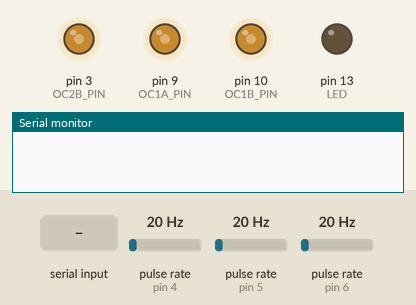
This program was run on a simulated Arduino Nano, built with avr-gcc and run on an emulated ATmega328P. On the bench: output pins drawn as LEDs (lit = HIGH), the last lines printed to the serial monitor. Wiring (inferred from the names in the program): 3 × pulse sensor: data pin 4 / data pin 5 / data pin 6. Dashed ring = blinking. The test bench sets the inputs (shaded band); at power-on: pulse rate (sensors on pin 4, pin 5, pin 6) 20 Hz.

Above: at 1.2 s.
1.3 s: "=(\n" received over Serial
At 2.8 s:
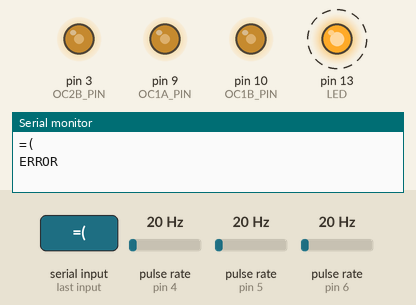
4.3 s: "(\n" received over Serial
6.5 s: ",\n" received over Serial
Timing chart, 0 to 14.5 s (numbered marks = the images above; inputs shaded):
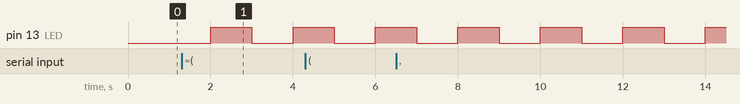

The program:

main.cpp
```cpp
#include "Wstring.h"
#include "rpm.h"
#include "at.h"
#include "timers.h"
#include <Arduino.h>
#define LED 13
bool toggle0 = false;

void my1sEvent()
{
    rpmCal(); // to calculate rpm value from FAN tachometer

    digitalWrite(LED, toggle0); //led blink
    toggle0 = !toggle0;
}

void setup()
{
    pinMode(LED, OUTPUT);

    rpmInit();
    timerInit();
    timerRegisterCallback(my1sEvent);

    // init serial
    Serial.begin(9600);

    setPWM0(50); // 450
    setPWM1(50); // 840
    setPWM2(50);
}

void loop()
{
    at();
    timer(); // timer function for 1s events
}
```

at.h
```cpp
#include "Arduino.h"

// AT commands system
#define ERROR "ERROR"
#define OK "OK"
#define RPM "RPM"
#define PWM "PWM"
#define AT_SET "AT+"
#define AT_GET_RPM "AT?"

void at();
```

rpm.h
```cpp
#include "Arduino.h"

#define RPM_PIN1 4
#define RPM_PIN2 5
#define RPM_PIN3 6

#define CHANNEL_NUMBER 3

extern int rpm1;
void rpmInit(); // init pcint interrupt
void rpmCal(); // call every 1s to calculate fan rpm
uint32_t rpmGet(uint8_t channel);
uint32_t rpmGetPwm(uint8_t channel);
void setPwm(uint8_t channel,uint8_t pwm);
```

timers.h
```cpp
#include "Arduino.h"
// timer 1 pins
#define OC1A_PIN 9
#define OC1B_PIN 10

// timer 2 pins
#define OC2B_PIN 3

#define INTERVAL 1000 // interval at which to blink (milliseconds)
typedef void (*TimerCallbackPtr)(void);

void initTimer1();
void initTimer2();

void setPWM0(uint8_t pwm); // pin 9
void setPWM1(uint8_t pwm); // pin 10
void setPWM2(uint8_t pwm); // pin 3

void setPWM(uint8_t ch, uint8_t pwm);

void timerRegisterCallback(TimerCallbackPtr callback);
void timer();

void timerInit();
```

usart.h
```cpp
#define FOSC 16000000 // Clock Speed
#define BAUD 9600
#define MYUBRR FOSC / 16 / BAUD - 1

void initUsart();
void USART_Transmit(unsigned char data);
```

at.cpp
```cpp
#include "at.h"
#include "timers.h"
#include "rpm.h"
void printPwmInfo();
void printRpmInfo();

String rxBuf;
void at()
{
    if (Serial.available() > 0) {
        char c = Serial.read(); // gets one byte from serial buffer
        Serial.print(c); // echo on serial port
        rxBuf += c;

        if (c == '\n') {    //detect new line
            if (rxBuf.indexOf(AT_SET) >= 0) { // AT SET
                if (rxBuf.indexOf(PWM) >= 0) { // AT SET PWM
                    if (rxBuf.indexOf("=(") >= 0) {
                        String ch = rxBuf.substring(rxBuf.indexOf("(") + 1, rxBuf.indexOf(","));
                        String pwm = rxBuf.substring(rxBuf.indexOf(",") + 1, rxBuf.indexOf(")"));

                        setPWM(ch.toInt(), pwm.toInt());

                        Serial.println(OK);
                        printPwmInfo();
                    } else if (rxBuf.indexOf("=") >= 0) {
                        rxBuf = rxBuf.substring(rxBuf.indexOf("=") + 1);
                        long pwm = rxBuf.toInt();
                        setPWM(255, pwm);

                        Serial.println(OK);
                        printPwmInfo();

                    } else {
                        Serial.println(ERROR);
                    }
                }
            } else if (rxBuf.indexOf(AT_GET_RPM) >= 0) { // AT GET
                printRpmInfo();
            } else {
                Serial.println(ERROR);
            }

            rxBuf = ""; //clear rx buf
        }
    }
}


void printPwmInfo()
{
    for (uint8_t i = 0; i < 3; i++) {
        Serial.print(F("channel "));
        Serial.print(i);
        Serial.print(F(" pwm: "));
        Serial.println(rpmGetPwm(i));
    }
}
void printRpmInfo()
{
    for (uint8_t i = 0; i < 3; i++) {
        Serial.print(F("channel "));
        Serial.print(i);
        Serial.print(F(" rpm: "));
        Serial.println(rpmGet(i));
    }
}
```

rpm.cpp
```cpp
#include "rpm.h"
#include "Arduino.h"
#include "PinChangeInterrupt.h"

struct tachometer {
    uint32_t rpm;
    uint32_t rpmCnt;
    uint32_t pwm;
};

struct tachometer tacho[CHANNEL_NUMBER];

void rpmCal()
{
    for (uint8_t i = 0; i < CHANNEL_NUMBER; i++) {
        tacho[i].rpm = tacho[i].rpmCnt * 60 / 2;
        tacho[i].rpmCnt = 0;
    }
}

void interruptRPM1() { tacho[0].rpmCnt++; };
void interruptRPM2() { tacho[1].rpmCnt++; };
void interruptRPM3() { tacho[2].rpmCnt++; };

void rpmInit()
{
    // pullup pins
    pinMode(RPM_PIN1, INPUT_PULLUP);
    pinMode(RPM_PIN2, INPUT_PULLUP);
    pinMode(RPM_PIN3, INPUT_PULLUP);
    // init pcint interrupt
    attachPinChangeInterrupt(digitalPinToPinChangeInterrupt(RPM_PIN1), interruptRPM1, FALLING);
    attachPinChangeInterrupt(digitalPinToPinChangeInterrupt(RPM_PIN2), interruptRPM2, FALLING);
    attachPinChangeInterrupt(digitalPinToPinChangeInterrupt(RPM_PIN3), interruptRPM3, FALLING);
}

uint32_t rpmGet(uint8_t channel) { return channel < CHANNEL_NUMBER ? tacho[channel].rpm : 0; }
uint32_t rpmGetPwm(uint8_t channel) { return channel < CHANNEL_NUMBER ? tacho[channel].pwm : 0; }
void setPwm(uint8_t channel, uint8_t pwm) { tacho[channel].pwm = pwm; }
```

timers.cpp
```cpp
#include "timers.h"
#include "rpm.h"
#include "usart.h"
unsigned long previousMillis = 0; // will store last time LED was updated
volatile unsigned long currentMillis = 0;
TimerCallbackPtr timerCallback = nullptr; // timer 1s event callback

void timerRegisterCallback(TimerCallbackPtr callback) { timerCallback = callback; }

void timerInit()
{
    initTimer2();
    initTimer1();
}

void timer()
{
    currentMillis = millis();
    if (currentMillis - previousMillis >= INTERVAL) {
        // save the last time you blinked the LED
        previousMillis = currentMillis;
        if (timerCallback != nullptr) {
            timerCallback();
        }
    }
}

void initTimer0()
{
    // set timer0 interrupt at 2kHz
    TCCR0A = 0; // set entire TCCR2A register to 0
    TCCR0B = 0; // same for TCCR2B
    TCNT0 = 0; // initialize counter value to 0

    // set compare match register for 62.5Hz increments
    // OCR0A = (preskaler 1024) * 250 - 1 =  62.5hz
    OCR0A = 249; // = (16*10^6) / (1024 * 250) - 1 (must be <256)
    OCR0B = 22;
    // turn on CTC mode
    TCCR0A |= (1 << WGM01);
    // Set CS01 and CS00 bits for 1024 prescaler
    TCCR0B |= (1 << CS02) | (1 << CS00);
    // enable timer compare interrupt
    TIMSK0 |= (1 << OCIE0A);
}

void initTimer1()
{
    // Set PWM frequency to  25khz
    TCCR1A = (1 << COM1A1) | (1 << COM1B1) | (1 << WGM11);
    TCCR1B = (1 << CS10) | (1 << WGM13);
    ICR1 = 320;
    OCR1A = 0;
    OCR1B = 0;

    // set pins to output mode
    pinMode(OC1A_PIN, OUTPUT);
    pinMode(OC1B_PIN, OUTPUT);
}

void initTimer2()
{
    // Set PWM frequency to  25khz on pin 3 (timer 2 mode 5, prescale 8, count to 79)
    TIMSK2 = 0;
    TIFR2 = 0;
    TCCR2A = (1 << COM2B1) | (1 << WGM21) | (1 << WGM20);
    TCCR2B = (1 << WGM22) | (1 << CS21);
    OCR2A = 79;
    OCR2B = 0;

    // set pin to output mode
    pinMode(OC2B_PIN, OUTPUT);
}
void setPWM(uint8_t ch, uint8_t pwm)
{
    switch (ch) {
    case 0:
        setPWM0(pwm);
        break;

    case 1:
        setPWM1(pwm);
        break;

    case 2:
        setPWM2(pwm);
        break;

    default:
        setPWM0(pwm);
        setPWM1(pwm);
        setPWM2(pwm);
        break;
    }
}
void setPWM0(uint8_t pwm)
{
    pwm = pwm > 100 ? 100 : pwm;
    OCR1A = (uint16_t)(((uint16_t)320 * pwm) / 100);
    setPwm(0, pwm);
}

void setPWM1(uint8_t pwm)
{
    pwm = pwm > 100 ? 100 : pwm;
    OCR1B = (uint16_t)(((uint16_t)320 * pwm) / 100);
    setPwm(1, pwm);
}

void setPWM2(uint8_t pwm)
{
    pwm = pwm > 100 ? 100 : pwm;
    OCR2B = (uint8_t)(((uint16_t)79 * pwm) / 100);
    setPwm(2, pwm);
}
```

usart.cpp
```cpp
#include "Arduino.h"
#include "usart.h"

void USART_Init(unsigned int ubrr)
{
    /*Set baud rate */
    UBRR0H = (unsigned char)(ubrr >> 8);
    UBRR0L = (unsigned char)ubrr;
    // Enable receiver and transmitter* /
    UCSR0B = (1 << RXEN0) | (1 << TXEN0);
    /* Set frame format: 8data, 2stop bit */
    UCSR0C = (1 << USBS0) | (3 << UCSZ00);
}

void USART_Transmit(unsigned char data)
{
    /* Wait for empty transmit buffer */
    while (!(UCSR0A & (1 << UDRE0)))
        ;
    /* Put data into buffer, sends the data */
    UDR0 = data;
}

void initUsart()
{
    USART_Init(MYUBRR);
    // comment
}
```

Measured:
- by itself, pin 13 (LED): alternates HIGH for 1.0 s and LOW for 1.0 s
